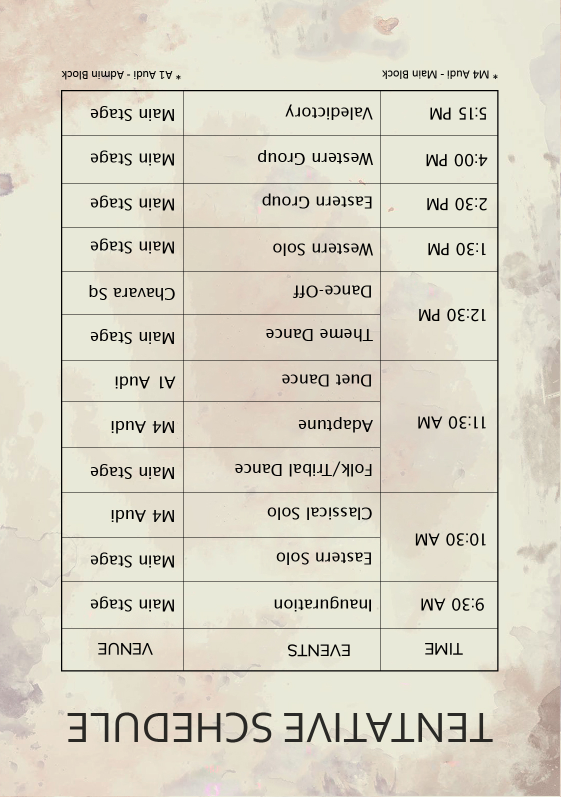
#> input picture back/template.jpg, 1122 x 1594 px (shown at 1/2 size)
$ python merge.py
#> lines starting #> are read from the running program, lines starting #| are printed output that depends on the picture
#!/bin/env python3
import os
from PIL import Image
import pdfrw

# Define the size of the A3 page in pixels and the size of each image in the grid
A3_WIDTH, A3_HEIGHT = (3508, 4960)
IMAGE_WIDTH, IMAGE_HEIGHT = (1122, 1594)

# Define the number of images to place in each row and column of the grid
GRID_ROWS, GRID_COLS = (3, 3)

# Image folder
IMG_FOLDER = "."

# Create a new PDF file to save the combined pages
pdf_path = "./back-a3.pdf"

# Delete pdf if already exists
if os.path.exists(pdf_path):
    os.remove(pdf_path)

# Calculate the padding between images
padding_x = (A3_WIDTH - GRID_COLS * IMAGE_WIDTH) // (GRID_COLS + 1)
padding_y = (A3_HEIGHT - GRID_ROWS * IMAGE_HEIGHT) // (GRID_ROWS + 1)

# Create a new page in the PDF for the next set of images
page_image = Image.new("RGB", (A3_WIDTH, A3_HEIGHT), (255, 255, 255))
#> page_image: PIL image 3508x4960 RGB; every value is 255

# Loop through the next set of images and add them to the grid
for j in range(GRID_ROWS):
    for k in range(GRID_COLS):
        if True:
            # Open the image file and resize it to fit in the grid
            image_file = "template.jpg"
            image_path = os.path.join(IMG_FOLDER, image_file)
            image = Image.open(image_path)
#> image is the input picture: PIL image 1122x1594 RGB; mean R, G, B 218.5, 213.9, 198.7
            image = image.resize((IMAGE_WIDTH, IMAGE_HEIGHT), Image.LANCZOS)

# Calculate the position of the image in the grid with padding
            x_pos = k * IMAGE_WIDTH + (1 + 1) * padding_x
            y_pos = j * IMAGE_HEIGHT + (1 + 1) * padding_y

            # Add the image to the grid on the current page
            page_image.paste(image, (x_pos, y_pos))
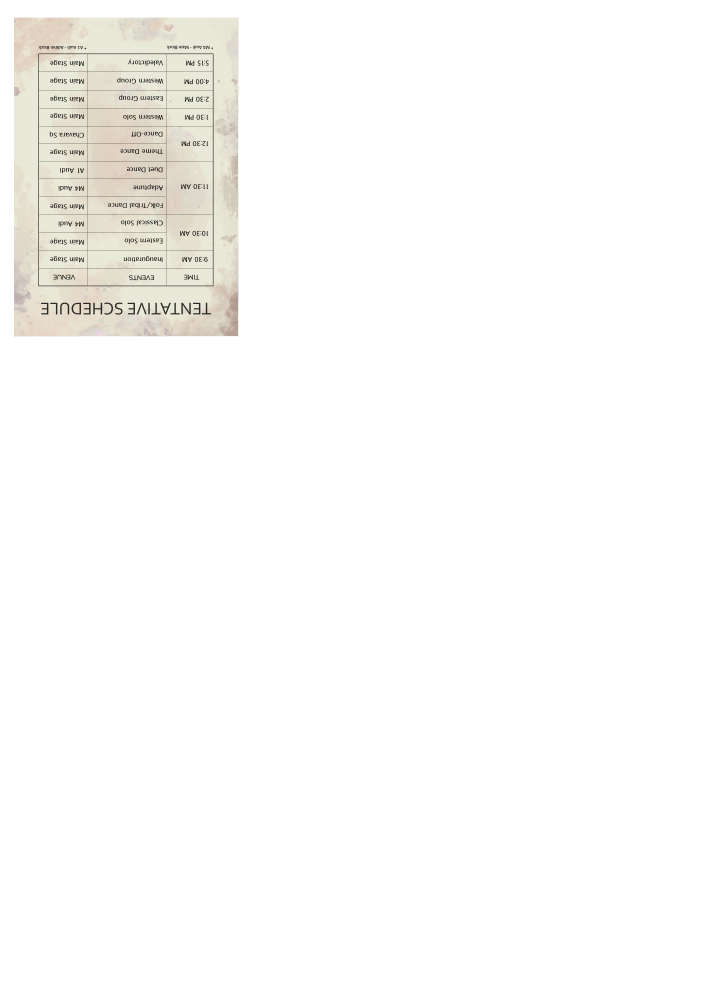
#> page_image: PIL image 3508x4960 RGB (shown at 1/5 size); mean R, G, B 251.3, 250.8, 249.2

# Save the page as a temporary PDF
page_image.save(pdf_path, "PDF", resolution=100.0)
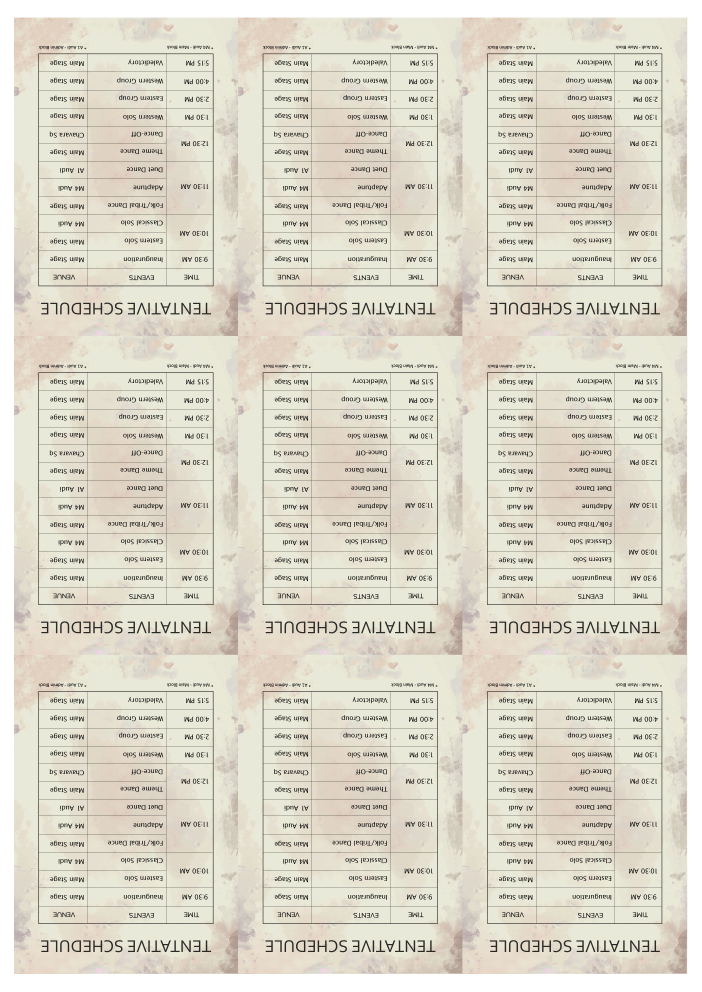
#> saved as back-a3.pdf: PIL image 3508x4960 RGB (shown at 1/5 size); mean R, G, B 221.3, 217, 203
